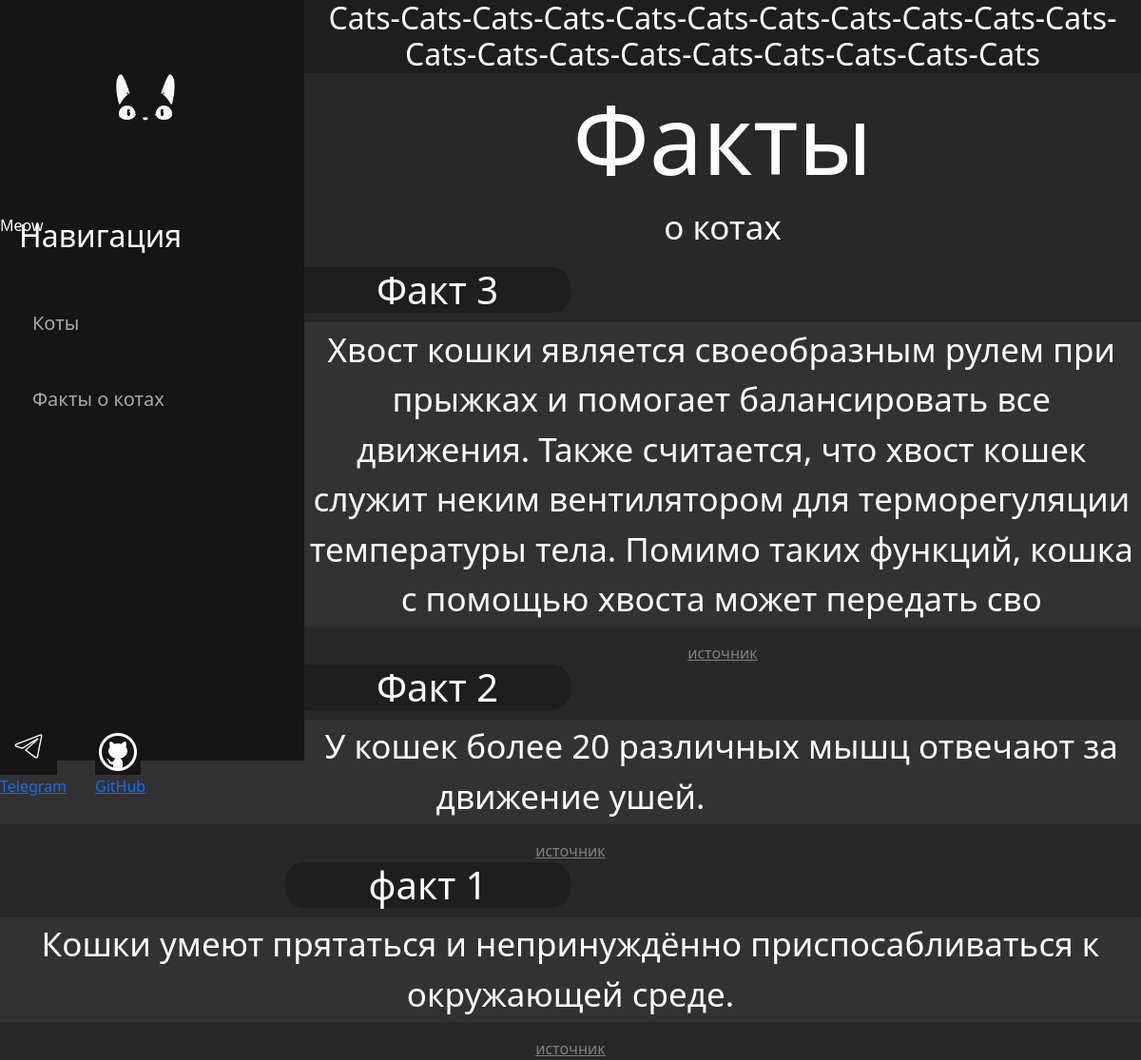
/about, run on the app's committed database.
### main/models.py (models this page shows, shortened)
class Cat(models.Model):
    title = models.CharField('title', max_length=50)
    description = models.TextField('description', max_length=250)
    url = models.URLField('url')
    published_at = models.DateTimeField('date')
    class Meta:
        verbose_name = 'Cat'
        verbose_name_plural = 'Cats'

### main/views.py (the view)
# urls.py: path('about', views.about, name='about')
def about(request):
    data1 = Cat.objects.order_by('-published_at')[:3]
    return render(request, 'main/about.html', {'data1' : data1})

### main/templates/main/about.html (shortened to what this page needs)
{% extends 'main/layout.html' %}
{% block content %}
    <div class="about">
        <h2>Cats-Cats-Cats-Cats-Cats-Cats-Cats-Cats-Cats-Cats-Cats-Cats-Cats-Cats-Cats-Cats-Cats-Cats-Cats-Cats</h2>
        <h1>Факты</h1>
        <p>о котах</p>
        {% if data1 %}
            {% for el in data1 %}
                <div class="facts">
                    <h3>{{ el.title }}</h3>
                    <p>{{ el.description }}</p>
                    <a href={{ el.url }}>источник</a>
                </div>
            {% endfor %}
        {% else %}
        <p>Здесь пусто</p>
        {% endif %}
    </div>
{% endblock %}

### main/templates/main/layout.html (shortened to what this page needs)
{% load static %}
<!DOCTYPE html>
<html lang="en">
<head>
    <link rel="stylesheet" href="https://cdn.jsdelivr.net/npm/bootstrap@5.3.2/dist/css/bootstrap.min.css">
    <link rel="stylesheet" href="{% static 'main/css/main.css' %}">
</head>
<body>
    <aside>
        <img src="{% static '\main\img\cat4.gif' %}" alt="" width="300">
        <span class="logo">Meow</span>
        <h2>Навигация</h2>
        <ul>
            <ul>
                <a href="{% url 'home' %}"><li>Коты</li></a>
                <a href="{% url 'about' %}"><li>Факты о котах</li></a>
            </ul>
        </ul>
        <div class=tg>
            <img src="static\main\img\iconizer-telegram (1).svg" alt="" width="60px">
            <a href="https://t.me/DaLegkQ"><li>Telegram</li></a>
        </div>
        <div class=github>
            <img src="static\main\img\icons8-github-48.png" alt="">
            <a href="https://github.com/D1n03aBPik/website-for-certification.git"><li>GitHub</li></a>
        </div>
    </aside>
    {% block content %}
    {% endblock %}
</body>
</html>

### main/static/main/css/main.css (style rules this page uses)
body { background-color: rgb(40, 40, 40); color : white }
aside { float: left; background-color: rgb(21, 21, 21); height: 100vh; width: 40vh; max-height : none; }
aside ul li, aside ul a { text-decoration: none; color: darkgray; margin-top: 20px; margin-left: -30px; list-style: none; transition: all 0.3s; font-size : 20px; }
aside h2 { color : white; margin-top: -20px; margin-left: 20px; }
aside span { color : white; }
.tg { margin-top: 320px; list-style: none; text-decoration: none; }
.github { margin-top: -72px; margin-left: 100px; list-style: none; text-decoration: none; }
.index, .about { text-align: center; transition: all 0.3s; }
.index h1, .about h1 { font-size: 100px; }
.index h2, .about h2 { background-color: rgb(30, 30, 30); }
.about p { font-size: 35px; }
.facts a { color : gray; }
.facts h3 { background: rgb(30, 30, 30); font-size: 40px; padding: auto 1%; width: 300px; margin-left: 300px; border-radius: 20px; }
.facts p { margin-top: 10px; background: rgb(50, 50, 50); padding: 0.2%; }

### data on the page
Cat: title "Факт 3", description "Хвост кошки является своеобразным рулем при прыжках и помогает балансировать все движения. Также считается, что хвост кошек служит неким вентилятором для терморегуляции температуры тела. Помимо таких функций, кошка с помощью хвоста может передать сво"
Cat: title "Факт 2", description "У кошек более 20 различных мышц отвечают за движение ушей."
Cat: title "факт 1", description "Кошки умеют прятаться и непринуждённо приспосабливаться к окружающей среде."
